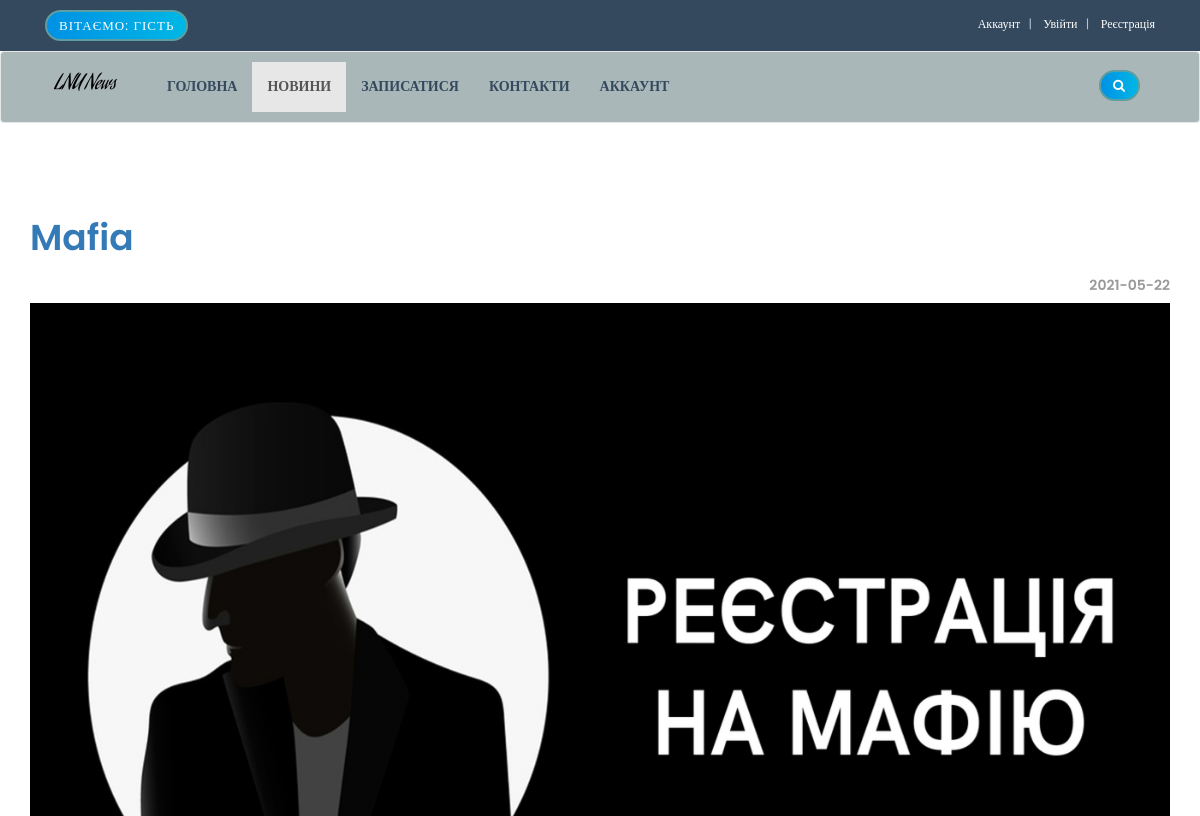
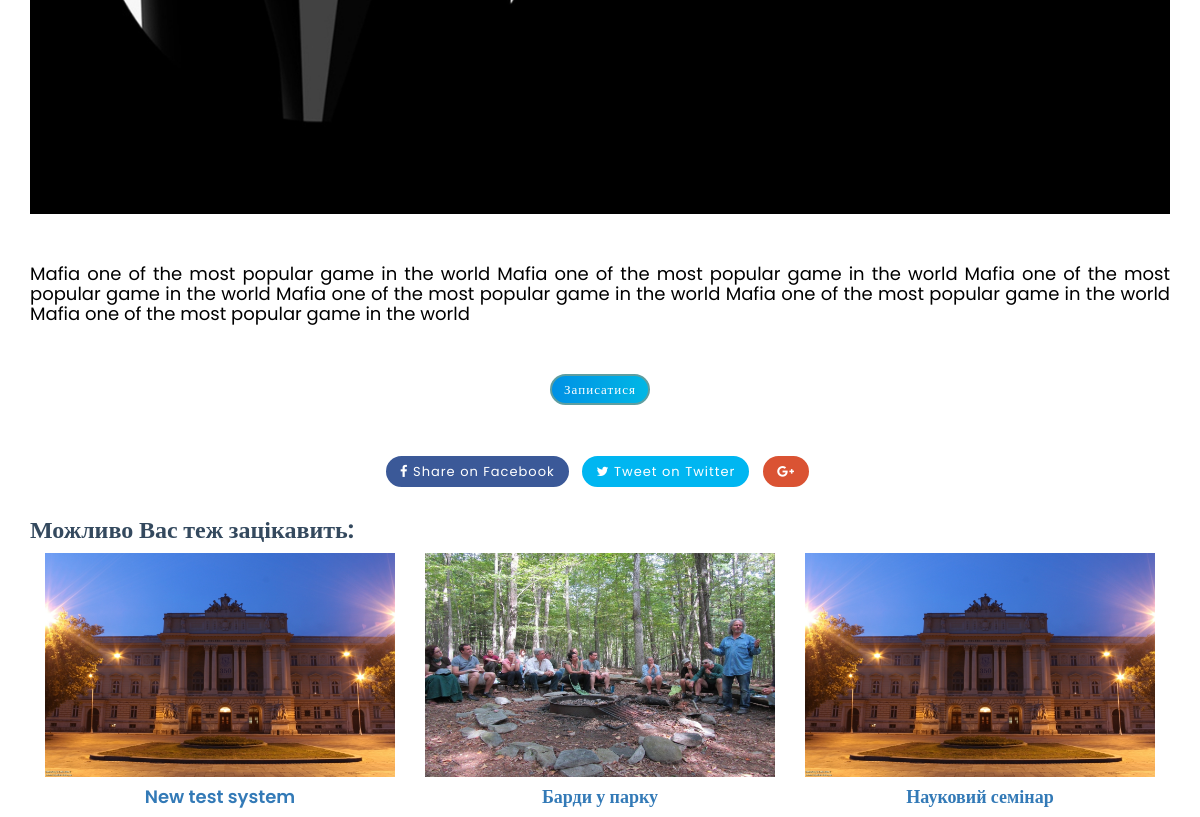
Page /details.php?event_id=7 (upper part) on the earlier database version (2 pictures, top to bottom).
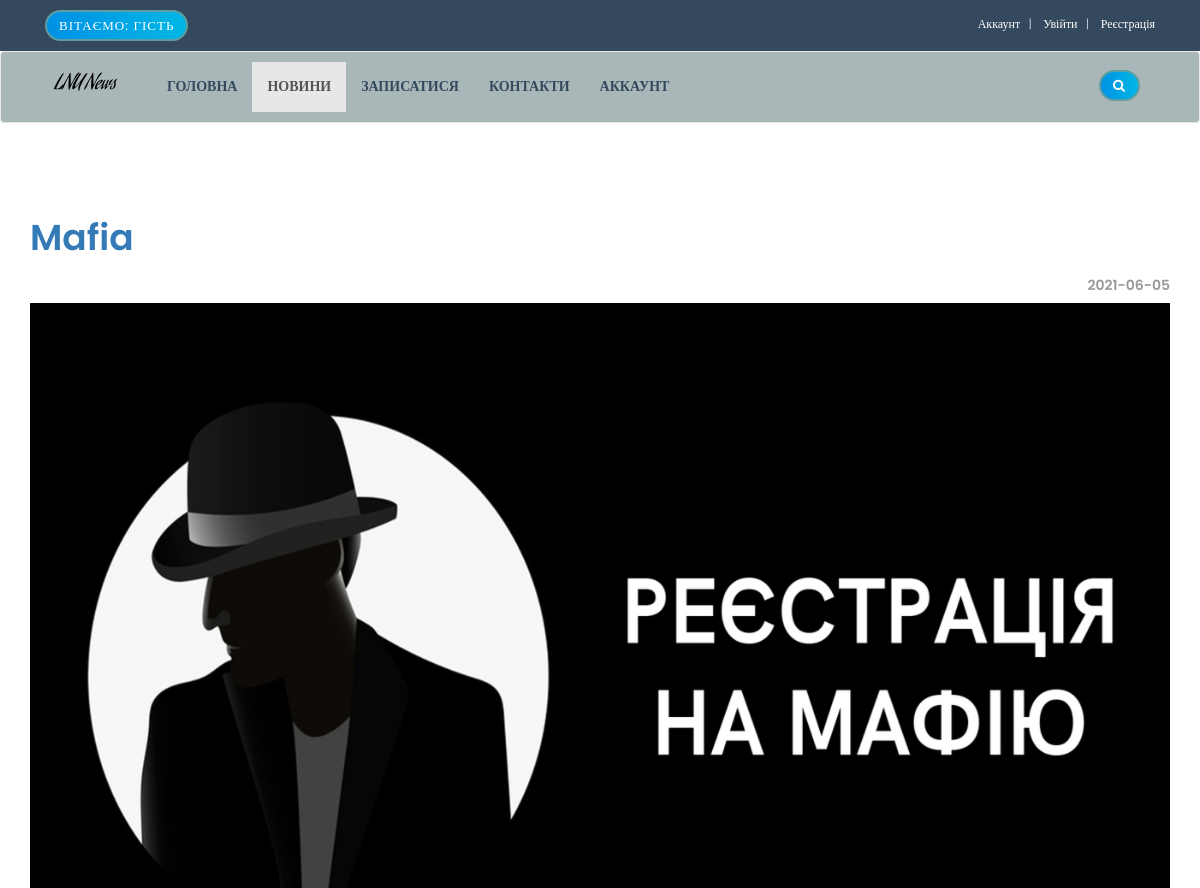
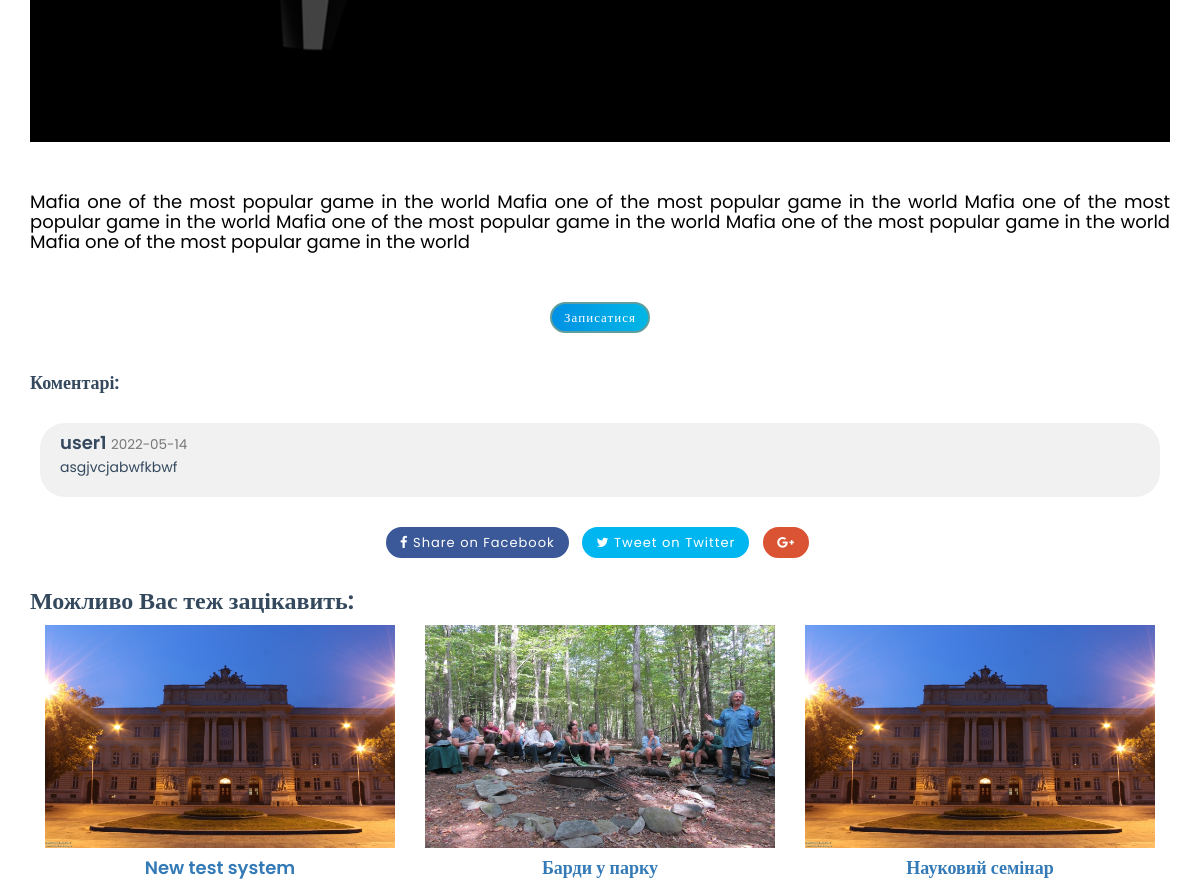
Same page on the later database version (2 pictures, top to bottom).
### tables this page shows
CREATE TABLE `events` (
  `event_id` int(10) NOT NULL,
  `e_cat_id` int(10) NOT NULL,
  `cat_id` int(10) NOT NULL,
  `date` timestamp NOT NULL DEFAULT current_timestamp() ON UPDATE current_timestamp(),
  `event_title` text NOT NULL,
  `event_img1` text NOT NULL,
  `event_keywords` text NOT NULL,
  `event_desc` text NOT NULL
);

CREATE TABLE `events_comments` (
  `Id` int(11) NOT NULL,
  `CustomerID` int(11) NOT NULL,
  `EventId` int(11) NOT NULL,
  `Message` varchar(1000) NOT NULL,
  `Date` date NOT NULL
);

CREATE TABLE `customers` (
  `customer_id` int(10) NOT NULL,
  `customer_name` varchar(255) NOT NULL,
  `customer_phone` varchar(255) NOT NULL,
  `customer_email` varchar(255) NOT NULL,
  `customer_address` text NOT NULL,
  `customer_city` text NOT NULL,
  `customer_group` text NOT NULL,
  `customer_pass` varchar(255) NOT NULL,
  `customer_ip` varchar(100) NOT NULL
);

### details.php (the view, shortened to what the changed rows need)
<?php
include("db.php");
include_once("functions/functions.php");
?>
<!DOCTYPE html>
<html lang="en">
<head>
    <link rel="stylesheet" href="styles/bootstrap-337.min.css">
    <link rel="stylesheet" href="font-awsome/css/font-awesome.min.css">
    <link rel="stylesheet" href="styles/style.css">
    <link href="styles/version/tech.css" rel="stylesheet">
</head>
<body>
    <?php
    if(isset($_GET['event_id'])){
        $event_id= $_GET['event_id'];
        $get_event = "select * from events where event_id='$event_id'";
        $run_event = mysqli_query($con,$get_event);
        $row_event = mysqli_fetch_array($run_event);
        $event_category = $row_event['event_keywords'];
        $event_title = $row_event['event_title'];
        $event_date = date('Y-m-d', strtotime($row_event['date']));
        $event_desc = $row_event['event_desc'];
        $event_img1 = $row_event['event_img1'];
        $event_e_cat_id = $row_event['e_cat_id'];
        $get_e_cat_id = "select * from event_categories where e_cat_id='$event_e_cat_id'";
        $run_e_cat_id = mysqli_query($con,$get_e_cat_id);
        while($row_e_cat_id = mysqli_fetch_array($run_e_cat_id)){
            $event_category = $row_e_cat_id['e_cat_title'];
        }
    }
    ?>
   <div id="wrapper">
        <section class="section single-wrapper">
            <div class="container">
                <div class="row">
                    <div class="col-lg-12 col-md-12 col-sm-12 col-xs-12">
                        <div class="page-wrapper">
                            <div class="blog-title-area">
                                <h1 class="event-title"><?php echo $event_title; ?></h1>
                                <div class="blog-meta big-meta event-date">
                                    <small><h5><?php echo $event_date; ?></h5></small>
                                </div>
                            </div>
                            <div class="single-post-media">
                            <img class="img-responsive" src="admin_area/product_images/<?php echo $event_img1; ?>" alt="Event" />
                            <div class="blog-content">
                                <div class="pp">
                                    <div class="event-text">
                                        <h4><?php echo $event_desc; ?></h4>
                                    </div>
                                </div>
                            </div>
                            <?php
                                if(isset($_SESSION['customer_email'])&& $event_category == 'Події'){
                                    echo "
                                        <form action='details.php?add_cart=$event_id' class='form-horizontal' method='post'>
                                            <p class='text-center buttons'><button class='btn btn-primary'> Записатися</button></p>
                                        </form>
                                    ";
                                }elseif(!isset($_SESSION['customer_email'])&& $event_category == 'Події'){
                                    echo "
                                    <p class='text-center buttons'><button class='btn btn-primary' onclick= \"location.href='checkout.php'\"> Записатися</button></p>
                                    ";
                                }
                            ?>
                            <div class="custombox clearfix">
                                <?php
                                    $event_id= $_GET['event_id'];
                                    $get_commets = "select * from events_comments where EventId='$event_id'";
                                    $run_commets = mysqli_query($con, $get_commets);
                                    $commets = mysqli_fetch_array($run_commets);
                                    if(is_array($commets) && count($commets) != 0) {
                                        echo "
                                            <h4 class='small-title'>Коментарі:</h4>
                                            </br>
                                        ";
                                    }
                                ?>
                                <div class='row'>
                                    <div class='col-lg-12'>
                                        <div class='comments-list'>
                                            <?php
                                                $event_id= $_GET['event_id'];
                                                $get_commets = "select * from events_comments where EventId='$event_id'";
                                                $run_commets = mysqli_query($con, $get_commets);
                                                while($commets = mysqli_fetch_array($run_commets)){
                                                    $comment_writer = $commets['CustomerID'];
                                                    $comment_message = $commets['Message'];
                                                    $comment_date = $commets['Date'];
                                                    $get_writer = "select * from customers where customer_id='$comment_writer'";
                                                    $run_writer = mysqli_query($con, $get_writer);
                                                    $writers = mysqli_fetch_array($run_writer);
                                                    $user_id = $writers['customer_name'];
                                                    echo "
                                                        <div class='media'>
                                                            <div class='media-body'>
                                                                <h4 class='media-heading user_name'>$user_id <small>$comment_date</small></h4>
                                                                <p>$comment_message</p>
                                                            </div>
                                                        </div>
                                                    ";
                                                }
                                            ?>
                                        </div>
                                    </div>
                                </div>
                            </div>
                            <div class="post-sharing text-center">
                                    <ul class="list-inline">
                                    </ul>
                                </div>
                            <div class="custombox clearfix">
                                <h3 >Можливо Вас теж зацікавить:</h3>
                                <?php
                                    $get_event = "select * from events order by rand() DESC LIMIT 0,3";
                                    $run_event = mysqli_query($con,$get_event);
                                    while($row_event=mysqli_fetch_array($run_event)){
                                        $event_id = $row_event['event_id'];
                                        $event_title = $row_event['event_title'];
                                        $event_img1 = $row_event['event_img1'];
                                        echo "
                                            <div class='col-md-4 col-sm-4 center-responsive'>
                                                <div class='product same-height'>
                                                    <a href='details.php?event_id=$event_id'>
                                                        <img class='img-responsive' src='admin_area/product_images/$event_img1'>
                                                    </a>
                                                    <div class='text' align='center'>
                                                        <h4> <a href='details.php?event_id=$event_id'> $event_title </a> </h3>
                                                    </div>
                                                </div>
                                            </div>
                                        ";
                                    }
                                ?>
                            </div>
                        </div>
                    </div>
                </div>
            </div>
        </section>
    </div>
</body>
</html>

Differences in the rows shown:
changed events "Mafia": date "2021-05-22" → "2021-06-05"
added events_comments: CustomerID.customer_name "user1", Date "2022-05-14", Message "asgjvcjabwfkbwf"
Other differences:
text now shown: "Коментарі:"
